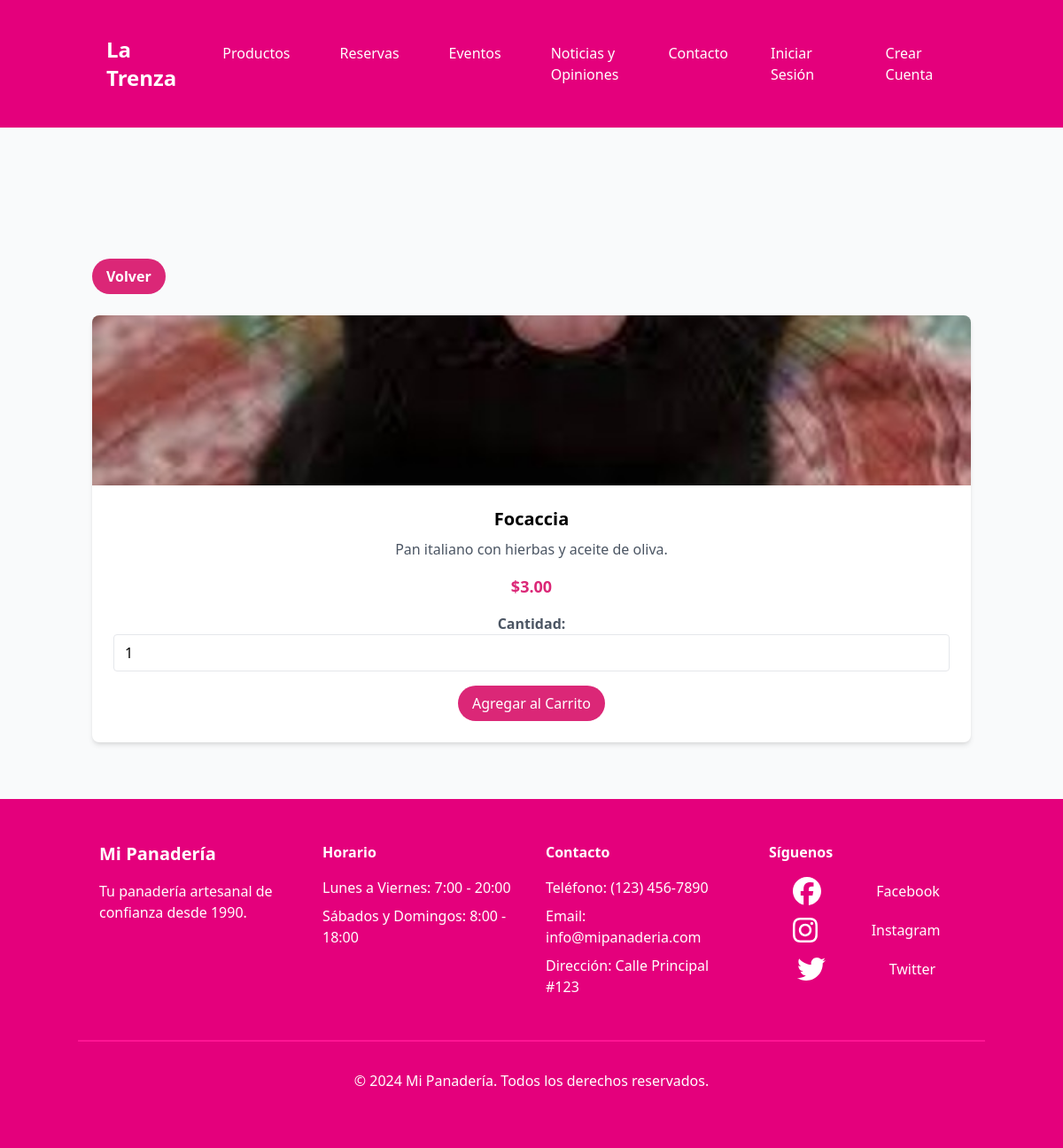
Screenshot of /productos/producto.php?id=5 with the database file from the repository.
### tables this page shows
CREATE TABLE `fotos` (
  `id_foto` int(11) NOT NULL,
  `id_producto` int(11) NOT NULL,
  `url_foto` varchar(255) NOT NULL
);

CREATE TABLE `productos` (
  `id_producto` int(11) NOT NULL,
  `nombre_producto` varchar(100) NOT NULL,
  `descripcion` text DEFAULT NULL,
  `precio` decimal(10,2) NOT NULL,
  `categoria` int(11) DEFAULT NULL,
  `stock` int(11) DEFAULT 0
);

### productos/producto.php (the view, shortened to what this page needs)
<?php
$default_image = 'files/cot.jpg';
$id_producto = isset($_GET['id']) ? (int) $_GET['id'] : 0;
if ($id_producto > 0) {
    $producto = getProductoById($id_producto);
} else {
    $producto = null;
}
function getProductoById($id_producto)
{
    $conn = Conexion::getInstance()->getConnection();
    $query = '
        SELECT
            p.id_producto,
            p.nombre_producto,
            p.descripcion,
            p.precio,
            f.url_foto
        FROM productos p
        LEFT JOIN fotos f ON p.id_producto = f.id_producto
        WHERE p.id_producto = :id_producto
    ';
    $stmt = $conn->prepare($query);
    $stmt->bindParam(':id_producto', $id_producto, PDO::PARAM_INT);
    $stmt->execute();
    return $stmt->fetchAll(PDO::FETCH_ASSOC);
}
?>
<?php include('../header.php'); ?>
<section class="py-16 bg-gray-50">
    <div class="container mx-auto px-4">
        <a href="javascript:history.back()"
            class="inline-block mb-6 py-2 px-4 bg-pink-600 text-white font-bold rounded-full hover:bg-pink-700 transition-colors duration-300">
            Volver
        </a>
        <?php if ($producto && !empty($producto)): ?>
            <?php
            $prod = $producto[0];
            $fotos_urls = [];
            foreach ($producto as $prodItem) {
                if (!empty($prodItem['url_foto'])) {
                    $fotos_urls[] = $prodItem['url_foto'];
                }
            }
            $primary_image = !empty($fotos_urls[0]) ? $fotos_urls[0] : $default_image;
            ?>
            <div
                class="product-card bg-white rounded-lg shadow-md overflow-hidden text-center hover:shadow-lg transition-shadow duration-300">
                <div class="h-48 overflow-hidden relative group">
                    <a href="<?php echo htmlspecialchars($primary_image); ?>" target="_blank" class="block h-full">
                        <img src="<?php echo htmlspecialchars($primary_image); ?>"
                            alt="<?php echo htmlspecialchars($prod['nombre_producto']); ?>"
                            class="w-full h-full object-cover transition-transform duration-300 group-hover:scale-105"
                            loading="lazy" onerror="this.src='<?php echo $default_image; ?>'">
                    </a>
                </div>
                <div class="p-6">
                    <h3 class="text-xl font-bold mb-2 text-black">
                        <?php echo htmlspecialchars($prod['nombre_producto']); ?>
                    </h3>
                    <?php if (!empty($prod['descripcion'])): ?>
                        <p class="text-gray-600 mb-4 line-clamp-2">
                            <?php echo htmlspecialchars($prod['descripcion']); ?>
                        </p>
                    <?php endif; ?>
                    <p class="text-lg font-bold text-pink-600 mb-4">
                        $<?php echo number_format($prod['precio'], 2); ?>
                    </p>
                    <form id="add-to-cart-form" action="producto.php" method="POST">
                        <label for="cantidad" class="text-gray-600 font-semibold">Cantidad:</label>
                        <input type="number" id="cantidad" name="cantidad" min="1" value="1" class="border rounded py-2 px-3 mb-4 w-full" required>
                        <button type="submit"
                            class="bg-pink-600 text-white py-2 px-4 rounded-full hover:bg-pink-700 transition-colors duration-300">
                            Agregar al Carrito
                        </button>
                    </form>
                </div>
            </div>
        <?php else: ?>
            <div class="col-span-3 text-center text-gray-600 py-8">
                <p>No se encontró el producto.</p>
            </div>
        <?php endif; ?>
    </div>
</section>
<?php include('../footer.php'); ?>

### css/home-styles.css (style rules this page uses)
.product-card { transition: transform 0.3s ease, box-shadow 0.3s ease; transform-style: preserve-3d; }

### rows the page displays
fotos: id_producto.nombre_producto "Focaccia", id_producto.descripcion "Pan italiano con hierbas y aceite de oliva.", id_producto.precio "3.00"

### other values shown
SITE_NAME "La Trenza"
